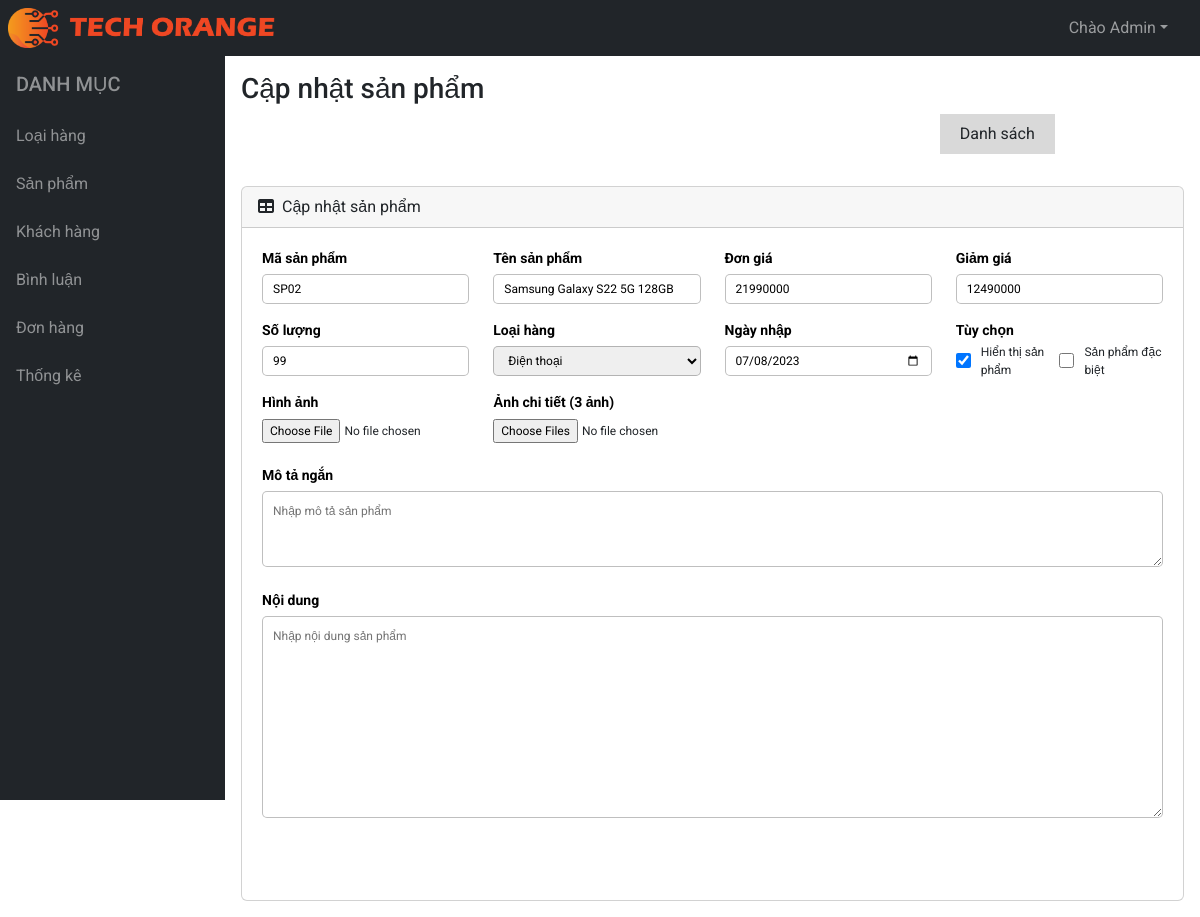
/admin/san-pham/index.php?btn_edit&ma_san_pham=SP02, run on the app's committed database.
### tables this page shows
CREATE TABLE IF NOT EXISTS `san_pham` (
 `ma_san_pham` VARCHAR(11) NOT NULL,
 `ten_san_pham` VARCHAR(100) NOT NULL,
 `don_gia` INT NOT NULL,
 `giam_gia` INT NULL,
 `so_luong` INT DEFAULT 0,
 `ngay_nhap` DATE NOT NULL,
 `hinh_anh` VARCHAR(100) NULL,
 `mo_ta_ngan` VARCHAR(1000) NULL,
 `noi_dung` VARCHAR(5000) NULL,
 `luot_xem` INT DEFAULT 0,
 `dac_biet` TINYINT(1) DEFAULT 0,
 `kich_hoat` TINYINT(1) DEFAULT 1,
 `anh_slide` VARCHAR(100) NULL,
 `ma_loai` INT NOT NULL,
 PRIMARY KEY (`ma_san_pham`),
 CONSTRAINT `fk_san_pham_loai_hang`
  FOREIGN KEY (`ma_loai`)
  REFERENCES `loai_hang` (`ma_loai`)
  ON DELETE CASCADE
  ON UPDATE NO ACTION);

CREATE TABLE IF NOT EXISTS `loai_hang` (
 `ma_loai` INT NOT NULL AUTO_INCREMENT,
 `ten_loai` VARCHAR(45) NOT NULL,
 `hinh_anh` VARCHAR(100) NULL,
 `kich_hoat` TINYINT(1) DEFAULT 1,
 PRIMARY KEY (`ma_loai`));

### admin/san-pham/index.php (called while the page is built, shortened)
<?php
require "../../global.php";
require_once "../../models/loai_hang.php";
extract($_REQUEST);
if ($_SERVER["REQUEST_METHOD"] == "POST") {
    if (isset($_POST['btn_insert'])) {
        isset($kich_hoat) ? $kich_hoat : $kich_hoat = 0;
        isset($dac_biet) ? $dac_biet : $dac_biet = 0;
        $file_size = $_FILES['hinh_anh']['size'];
        if ($file_size != NULL) {
            $hinh_anh = save_file("hinh_anh", "$IMAGE_DIR/product/");
        } else {
            $hinh_anh = "";
        }
        try {
            san_pham_add($ma_san_pham, $ten_san_pham, $don_gia, $giam_gia, $so_luong, $ngay_nhap, $hinh_anh, $mo_ta_ngan, $noi_dung, $dac_biet, $kich_hoat, $ma_loai);
            unset($ma_san_pham, $ten_san_pham, $don_gia, $giam_gia, $so_luong, $ngay_nhap, $hinh_anh, $mo_ta_ngan, $noi_dung, $dac_biet, $kich_hoat, $ma_loai);
            $MESSAGE = "Thêm mới thành công!";
        } catch (Exception $exc) {
            $MESSAGE = "Thêm mới thất bại!";
        }
        $loai_hang = loai_hang_select_all();
        $VIEW_NAME = "../san-pham/new.php";
    } elseif (isset($_POST['btn_update'])) {
        isset($kich_hoat) ? $kich_hoat : $kich_hoat = 0;
        isset($dac_biet) ? $dac_biet : $dac_biet = 0;
        $file_size = $_FILES['up_anh']['size'];
        if ($file_size != NULL) {
            $hinh_anh = save_file("up_anh", "$IMAGE_DIR/product/");
        }
        try {
            san_pham_update($ten_san_pham, $don_gia, $giam_gia, $so_luong, $ngay_nhap, $hinh_anh, $mo_ta_ngan, $noi_dung, $dac_biet, $kich_hoat, $ma_loai, $ma_san_pham);
            $MESSAGE = "Cập nhật thành công!";
        } catch (Exception $exc) {
            $MESSAGE = "Cập nhật thất bại!";
        }
        $items = san_pham_select_by_id($ma_san_pham);
        extract($items);
        $loai_hang = loai_hang_select_all();
        $VIEW_NAME = "../san-pham/edit.php";
    } elseif (isset($_POST['btn_search'])) {
        $items = hang_hoa_select_keyword($keywords);
        $VIEW_NAME = "../san-pham/list.php";
    }
} elseif (isset($_GET['btn_new'])) {
    $loai_hang = loai_hang_select_all();
    $VIEW_NAME = "../san-pham/new.php";
} elseif (isset($_GET['btn_edit'])) {
    $items = san_pham_select_by_id($ma_san_pham);
    extract($items);
    $loai_hang = loai_hang_select_all();
} elseif (isset($_GET['btn_sort'])) {
    $items = san_pham_sap_het_hang();
    $VIEW_NAME = "../san-pham/list.php";
} else {
    $items = san_pham_select_all();
    $VIEW_NAME = "../san-pham/list.php";
}
require "../layout.php";

### models/pdo.php (called while the page is built, shortened)
<?php
function pdo_get_connection()
{
    $servername = "localhost";
    $dbname = "db_techorange";
    $username = "root";
    $password = "";
    try {
        $conn = new PDO("mysql:host=$servername;dbname=$dbname", $username, $password);
        $conn->setAttribute(PDO::ATTR_ERRMODE, PDO::ERRMODE_EXCEPTION);
        return $conn;
    } catch (PDOException $e) {
        echo "Connection failed: " . $e->getMessage();
    }
}
function pdo_query($sql)
{
    $sql_args = array_slice(func_get_args(), 1);
    try {
        $conn = pdo_get_connection();
        $stmt = $conn->prepare($sql);
        $stmt->execute($sql_args);
        $rows = $stmt->fetchAll();
        return $rows;
    } catch (PDOException $e) {
        echo "Error: " . $e->getMessage();
    } finally {
        unset($conn);
    }
}
function pdo_query_one($sql)
{
    $sql_args = array_slice(func_get_args(), 1);
    try {
        $conn = pdo_get_connection();
        $stmt = $conn->prepare($sql);
        $stmt->execute($sql_args);
        $row = $stmt->fetch(PDO::FETCH_ASSOC);
        return $row;
    } catch (PDOException $e) {
        echo "Error: " . $e->getMessage();
    } finally {
        unset($conn);
    }
}

### models/hang_hoa.php (called while the page is built, shortened)
<?php
require_once 'pdo.php';
function san_pham_select_by_id($ma_san_pham)
{
    $sql = "SELECT * FROM san_pham WHERE ma_san_pham=?";
    return pdo_query_one($sql, $ma_san_pham);
}

### models/loai_hang.php (called while the page is built, shortened)
<?php
require_once 'pdo.php';
function loai_hang_select_all()
{
    $sql = "SELECT * FROM loai_hang";
    return pdo_query($sql);
}

### admin/san-pham/edit.php (the view, shortened to what this page needs)
<main>
    <div class="container-fluid p-3">
        <h3>Cập nhật sản phẩm</h3>
        <div class="tools">
            <div class="d-flex ms-auto gap-3">
                <a href="index.php?btn_list">Danh sách</a>
                <a href="index.php?btn_new" class="active">Thêm mới</a>
            </div>
        </div>
    </div>
    <div class="card m-3">
        <div class="card-header">
            <i class="fas fa-table me-1"></i>
            Cập nhật sản phẩm
        </div>
        <div class="content_sp">
            <form class="d-flex flex-column gap-3" action="index.php" method="POST" enctype="multipart/form-data">
                <div class="row">
                    <div class="col-3">
                        <div class="row"><span>Mã sản phẩm</span></div>
                        <input name="ma_san_pham" type="text" value="<?= $ma_san_pham ?>" placeholder="Auto number" readonly>
                    </div>
                    <div class="col-3">
                        <div class="row"><span>Tên sản phẩm</span></div>
                        <input name="ten_san_pham" type="text" value="<?= $ten_san_pham ?>">
                    </div>
                    <div class="col-3">
                        <div class="row"><span>Đơn giá</span></div>
                        <input name="don_gia" type="number" value="<?= $don_gia ?>">
                    </div>
                    <div class="col-3">
                        <div class="row"><span>Giảm giá</span></div>
                        <input name="giam_gia" type="number" value="<?= $giam_gia ?>">
                    </div>
                </div>
                <div class="row">
                    <div class="col-3">
                        <div class="row"><span>Số lượng</span></div>
                        <input name="so_luong" type="number" value="<?= $so_luong ?>">
                    </div>
                    <div class="col-3">
                        <div class="row"><span>Loại hàng</span></div>
                        <select name="ma_loai">
                            <?php
                            foreach ($loai_hang as $loai_hang) :
                            ?>
                                <option value="<?= $loai_hang['ma_loai'] ?>" <?= $loai_hang['ma_loai'] == $ma_loai ? "selected" : ""; ?>><?= $loai_hang['ten_loai'] ?></option>
                            <?php endforeach; ?>
                        </select>
                    </div>
                    <div class="col-3">
                        <div class="row"><span>Ngày nhập</span></div>
                        <input name="ngay_nhap" type="date" value="<?= $ngay_nhap ?>">
                    </div>
                    <div class="col-3">
                        <div class="row"><span>Tùy chọn</span></div>
                        <div class="checkbox-group">
                            <input type="checkbox" name="kich_hoat" id="kich_hoat" value="1" <?= $kich_hoat ? "checked" : ""; ?>><label class="col" for="kich_hoat">Hiển thị sản phẩm</label>
                            <input type="checkbox" name="dac_biet" id="dac_biet" value="1" <?= $dac_biet ? "checked" : ""; ?>><label class="col" for="dac_biet">Sản phẩm đặc biệt</label>
                        </div>
                    </div>
                </div>
                <div class="row">
                    <div class="col-3">
                        <div class="row"><span>Hình ảnh</span></div>
                        <input name="up_anh" type="file">
                    </div>
                    <div class="col-3">
                        <div class="row"><span>Ảnh chi tiết (3 ảnh)</span></div>
                        <input name="anh_slide" type="file" multiple>
                    </div>
                </div>
                <div class="row">
                    <div class="col-12">
                        <div class="row"><span>Mô tả ngắn</span></div>
                        <textarea name="mo_ta_ngan" id="" rows="3" placeholder="Nhập mô tả sản phẩm"><?= $mo_ta_ngan ?></textarea>
                    </div>
                </div>
                <div class="row">
                    <div class="col-12">
                        <div class="row"><span>Nội dung</span></div>
                        <textarea name="noi_dung" id="" rows="10" placeholder="Nhập nội dung sản phẩm"><?= $noi_dung ?></textarea>
                    </div>
                </div>
                <div class="form-group">
                    <button name="btn_update">Cập nhật</button>
                </div>
            </form>
        </div>
    </div>
    </div>

### assets/css/style.css (style rules this page uses)
* { margin: 0; padding: 0; box-sizing: border-box; font-family: 'Roboto', sans-serif; }
a { text-decoration: none; }
input[type="number"] { -webkit-appearance: textfield; -moz-appearance: textfield; appearance: textfield; }

### data on the page
san_pham: ma_san_pham "SP02", ten_san_pham "Samsung Galaxy S22 5G 128GB", don_gia "21990000", giam_gia "12490000", so_luong "99", ma_loai "Điện thoại", ngay_nhap "07/08/2023", kich_hoat "☑"
